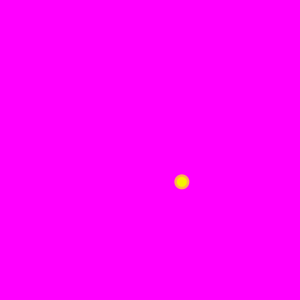
Frame 1 (no input)
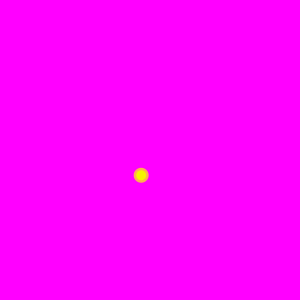
Frame 60 (the mouse pressed at the canvas centre just before this capture)
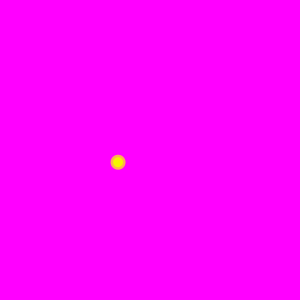
Frame 120 (the mouse held since frame 60 and released just before this capture)

The Processing sketch that drew these frames (run headless with seeded random() and noise(); from frame 60 on, the mouse is pressed at the canvas centre):

// Processing sketch: Probabilities_exercise2
// ── Probabilities_exercise2.pde
float t = 0.0;
float s = 0.0;
float c = 0.02;
void setup()
{
  size(300,300);
  noStroke();
}
void draw()
{
  background(255,0,255,125);
  float n1 = noise(t)*width;
  float n2 = noise(s)*height;
  print(noise(t) + " + " + t + "\n");
  t+=0.005;
  s+=0.001;
  fill(255,255,0,175);
  ellipse(n1,n2,15,15);
  fill(245,245,0);
  ellipse(n1,n2,10,10);
  
}
